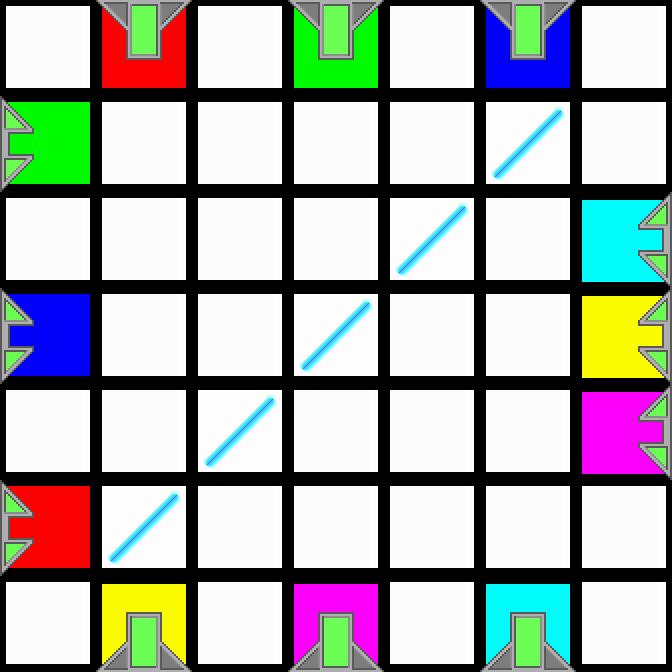

Tiled map render using the project's own tile images. Description and the whole map definition, tile-layer contents included, below:
An orthogonal 7x7 tile map with 96x96 px tiles, 2 tile layers (Colors, Tiles).

<map version="1.0" orientation="orthogonal" renderorder="right-down" width="7" height="7" tilewidth="96" tileheight="96">
 <properties>
  <property name="AvailableTiles" value="1, 1, 1, 1" />
 </properties>
 <tileset firstgid="1" source="../tiles.tsx" />
 <layer name="Colors" width="7" height="7">
  <data encoding="csv">
87,81,87,82,87,83,87,
82,87,87,87,87,87,87,
87,87,87,87,87,87,86,
83,87,87,87,87,87,84,
87,87,87,87,87,87,85,
81,87,87,87,87,87,87,
87,84,87,85,87,86,87
</data>
 </layer>
 <layer name="Tiles" width="7" height="7">
  <data encoding="csv">
1,7,1,7,1,7,1,
10,1,1,1,1,2,1,
1,1,1,1,2,1,12,
10,1,1,2,1,1,12,
1,1,2,1,1,1,12,
10,2,1,1,1,1,1,
1,5,1,5,1,5,1
</data>
 </layer>
</map>
